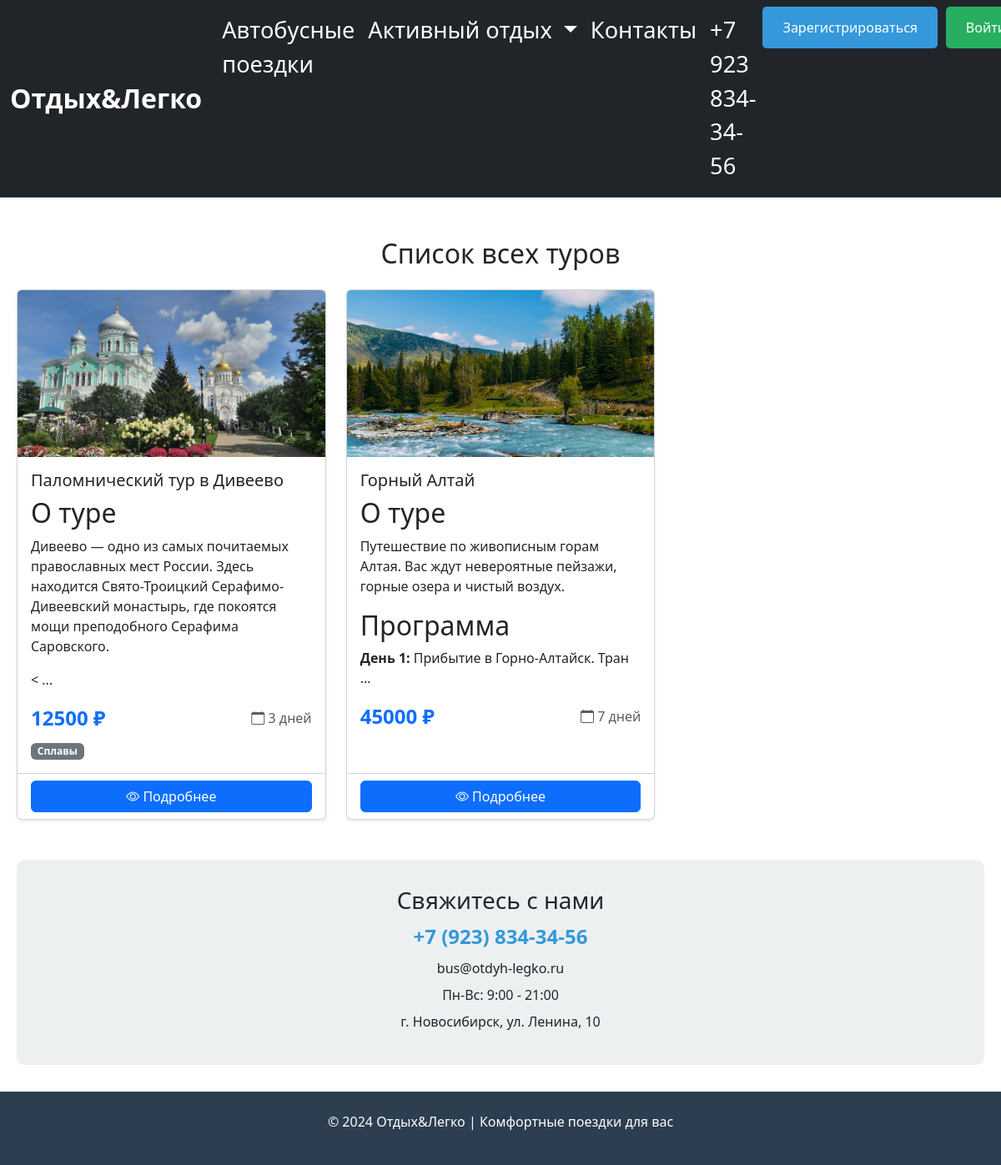
The page /tours/active on the database its author committed.
### data/tours.py (models this page shows, shortened)
class Tours(SqlAlchemyBase, SerializerMixin):
    __tablename__ = 'tours'
    id = sqlalchemy.Column(sqlalchemy.Integer,
                           primary_key=True, autoincrement=True)
    category_id = sqlalchemy.Column(sqlalchemy.Integer,
                                    sqlalchemy.ForeignKey("category.id"))
    title = sqlalchemy.Column(sqlalchemy.String,
                              nullable=True)
    content = sqlalchemy.Column(sqlalchemy.TEXT,
                                nullable=True)
    is_published = sqlalchemy.Column(sqlalchemy.Boolean,
                                     default=True)
    free_pl = sqlalchemy.Column(sqlalchemy.Integer)
    duration = sqlalchemy.Column(sqlalchemy.Integer, default=3)
    price = sqlalchemy.Column(sqlalchemy.Integer, default=10000)
    img = sqlalchemy.Column(sqlalchemy.String,
                            nullable=False)
    user_id = sqlalchemy.Column(sqlalchemy.Integer, sqlalchemy.ForeignKey("users.id"))
    category = orm.relationship("Category", back_populates='tours')
    author = orm.relationship("Users", foreign_keys=[user_id], backref='created_tours')

class Category(SqlAlchemyBase, SerializerMixin):
    __tablename__ = 'category'
    id = sqlalchemy.Column(sqlalchemy.Integer,
                           primary_key=True,
                           autoincrement=True)
    name = sqlalchemy.Column(sqlalchemy.String,
                             nullable=True)
    tours = orm.relationship("Tours", cascade="all, delete", back_populates='category')

### main.py (the view)
@app.route('/all_tour')
@app.route('/tours/active')
def all_tour():
    db_sess = db_session.create_session()
    tours = db_sess.query(Tours).all()
    return render_template('all_tour.html',
                           title='Список всех туров', tours=tours)

### data/db_session.py (called while the page is built)
def create_session() -> Session:
    global __factory
    return __factory()

### templates/all_tour.html (shortened to what this page needs)
{% extends "base.html" %}
{% block content %}
<div class="container my-5">
  <h2 class="text-center mb-4">{{ title if title else 'Наши туры' }}</h2>
  {% if tours %}
  <div class="row row-cols-1 row-cols-md-3 g-4">
    {% for tour in tours %}
    {% if not category or category == tour.category.name %}
    <div class="col">
      <div class="card h-100 shadow-sm">
        {% if tour.img %}
        <img src="{{ url_for('static', filename='img/' + tour.img) }}" class="card-img-top" alt="{{ tour.title }}" style="height: 200px; object-fit: cover;">
        {% else %}
        <img src="https://via.placeholder.com/300x200?text=Нет+фото" class="card-img-top" alt="Нет изображения" style="height: 200px; object-fit: cover;">
        {% endif %}
        <div class="card-body">
          <h5 class="card-title">{{ tour.title }}</h5>
          <div class="card-text">
            {% if tour.content %}
              {{ tour.content[:200]|safe if tour.content|length > 200 else tour.content|safe }}
              {% if tour.content|length > 200 %}...{% endif %}
            {% else %}
              <p class="text-muted">Описание временно недоступно</p>
            {% endif %}
          </div>
          <div class="d-flex justify-content-between align-items-center mt-3">
            <span class="text-primary fw-bold fs-4">{{ tour.price }} ₽</span>
            <span class="text-muted"><i class="bi bi-calendar"></i> {{ tour.duration }} дней</span>
          </div>
          {% if tour.category %}
          <div class="mt-2">
            <span class="badge bg-secondary">{{ tour.category.name }}</span>
          </div>
          {% endif %}
        </div>
        <div class="card-footer bg-transparent">
          <a href="/tour/{{ tour.id }}" class="btn btn-primary w-100">
            <i class="bi bi-eye"></i> Подробнее
          </a>
        </div>
      </div>
    </div>
    {% endif %}
    {% endfor %}
  </div>
  {% endif %}
</div>
{% endblock %}

### templates/base.html (shortened to what this page needs)
<!doctype html>
<html lang="en">
<head>
  <link href="https://cdn.jsdelivr.net/npm/bootstrap@5.3.0/dist/css/bootstrap.min.css" rel="stylesheet">
  <link rel="stylesheet" href="https://cdn.jsdelivr.net/npm/bootstrap-icons@1.11.0/font/bootstrap-icons.css">
</head>
<body class="hold-transition sidebar-mini">
  <nav class="navbar navbar-expand-lg bg-dark border-bottom" data-bs-theme="dark">
    <div class="container-fluid">
      <a class="navbar-brand text-white" href="/">Отдых&Легко</a>
      <div class="collapse navbar-collapse" id="navbarNavDropdown">
        <ul class="navbar-nav ms-auto">
          <li class="nav-item">
            <a class="nav-link active text-white" aria-current="page" href="/tours/bus_tour">Автобусные поездки</a>
          </li>
          <li class="nav-item dropdown">
            <a class="nav-link dropdown-toggle text-white" href="/tours/active" role="button" data-bs-toggle="dropdown" aria-expanded="false">
              Активный отдых
            </a>
          </li>
          <li class="nav-item">
            <a class="nav-link text-white" href="/contacts">Контакты</a>
          </li>
          <li class="nav-item">
            <a class="nav-link text-white" href="#">+7 923 834-34-56</a>
          </li>
          <li class="nav-item">
            {% if current_user.is_authenticated %}
              <a class="btn-logout btn-custom" href="/profile">{{ current_user.name }}</a>
            {% else %}
              <div class="auth-buttons">
                <a class="btn-register btn-custom" href="/register">Зарегистрироваться</a>
                <a class="btn-login btn-custom" href="/login">Войти</a>
              </div>
            {% endif %}
          </li>
        </ul>
      </div>
    </div>
  </nav>
  <main>
    {% block content %}{% endblock %}
  </main>
  <div class="container">
    <div class="contacts">
      <h3>Свяжитесь с нами</h3>
      <p class="phone">+7 (923) 834-34-56</p>
      <p>bus@otdyh-legko.ru</p>
      <p>Пн-Вс: 9:00 - 21:00</p>
      <p>г. Новосибирск, ул. Ленина, 10</p>
    </div>
  </div>
  <div class="footer">
    <p>© 2024 Отдых&Легко | Комфортные поездки для вас</p>
  </div>
</body>
</html>

### templates/base.html (style rules this page uses)
.footer { background: #2c3e50; color: white; text-align: center; padding: 1.5rem; margin-top: 2rem; }
.contacts { text-align: center; background: #ecf0f1; border-radius: 10px; padding: 2rem; margin: 2rem 0; }
.contacts p { margin: 0.5rem 0; }
.phone { font-size: 1.5rem; font-weight: bold; color: #3498db; }
.container { max-width: 1200px; margin: 0 auto; padding: 0 20px; }
.navbar { position: relative; z-index: 1050 !important; background-color: #212529 !important; }
.navbar-collapse { position: relative; z-index: 1050 !important; }
.navbar-brand { font-size: 2rem !important; font-weight: bold; }
.navbar .nav-link { font-size: 1.7rem; }
.navbar { font-size: 1.7rem; }
.btn-custom { display: inline-block; padding: 0.8rem 1.5rem; border: none; border-radius: 5px; font-size: 1rem; cursor: pointer; text-decoration: none; transition: background 0.3s; font-weight: 500; }
.btn-register { background: #3498db; color: white; }
.btn-login { background: #27ae60; color: white; }
.auth-buttons { display: flex; gap: 10px; }

### rows shown on the page
Tours: img (picture), title "Паломнический тур в Дивеево", content "О туре Дивеево — одно из самых почитаемых православных мест России. Здесь находится Свято-Троицкий Серафимо-Дивеевский монастырь, где покоятся мощи преподобного Серафима Саровского. <", price "12500", duration "3", category.name "Сплавы"
Tours: img (picture), title "Горный Алтай", content "О туре Путешествие по живописным горам Алтая. Вас ждут невероятные пейзажи, горные озера и чистый воздух. Программа День 1: Прибытие в Горно-Алтайск. Тран", price "45000", duration "7"

### other values the page prints
{{ title if title else 'Наши туры' }} "Список всех туров"
